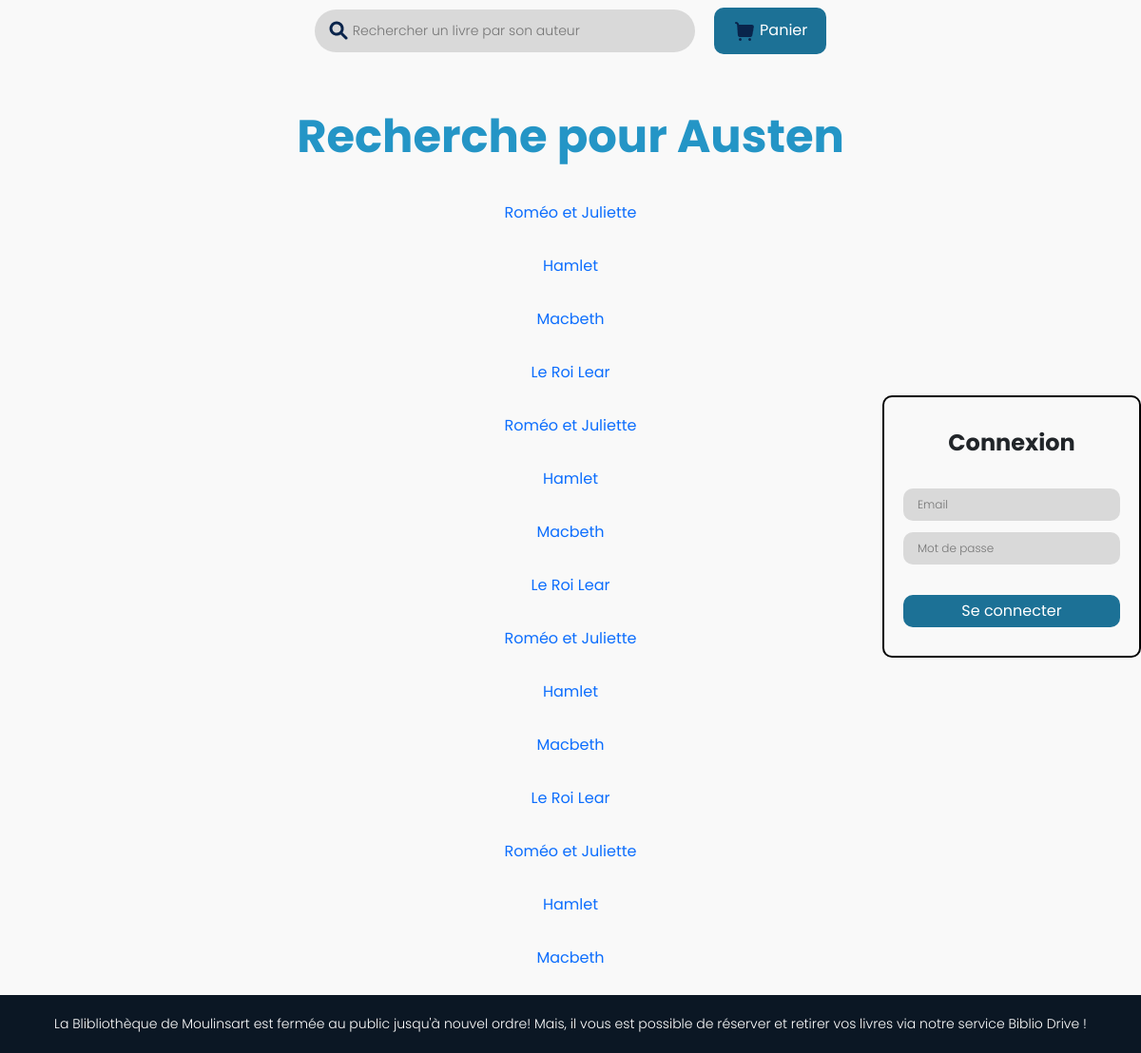
The page /src/lister_livres.php?auteur=Austen on the database its author committed.
### tables this page shows
CREATE TABLE `livre` (
  `nolivre` int(11) NOT NULL,
  `noauteur` int(11) NOT NULL,
  `titre` varchar(128) NOT NULL,
  `isbn13` char(13) NOT NULL,
  `anneeparution` int(11) NOT NULL,
  `resume` text NOT NULL,
  `dateajout` date DEFAULT NULL,
  `image` varchar(255) DEFAULT NULL
);

### src/lister_livres.php (the view, shortened to what this page needs)
<!DOCTYPE html>
<html lang="fr">
<head>
    <link href="https://cdn.jsdelivr.net/npm/bootstrap@5.3.2/dist/css/bootstrap.min.css" rel="stylesheet">
    <link rel="stylesheet" href="style.css">
</head>
<body>
    <header>
        <?php
            require("utilitaires/authentification.php");
        ?>
    </header>
    <h1 class="big-title">
        <?php
            if(isset($_GET["auteur"])) {
                $auteur = $_GET["auteur"];
                echo "Recherche pour " . $auteur;
            } else {
                echo "Aucun auteur renseigné.";
            }
        ?>
    </h1>
    <div class="resultat-recherche">
        <?php
            $req = $connexion->prepare("
                SELECT nolivre,titre FROM livre
                INNER JOIN auteur ON livre.noauteur = livre.noauteur
                WHERE nom = :auteur;
            ");
            $req->bindValue(":auteur", $auteur);
            $req->setFetchMode(PDO::FETCH_OBJ);
            $req->execute();
            if($req->rowCount() == 0) {
                echo "<p>Aucun Résultat.</p>";
            } else {
                while($livre = $req->fetch()) {
                    echo '<p><a href="detail.php?livre='.$livre->nolivre.'">'.$livre->titre.'</a><p>';
                }
            }
        ?>
    </div>
    <footer>
    </footer>
</body>
</html>

### src/style.css (style rules this page uses)
:root { --button-color: #1C7196; }
a { text-decoration: none; }
* { padding: 0; margin: 0; box-sizing: border-box; }
body { font-family: 'Poppins', sans-serif; background-color: #F9F9F9; min-height: 100vh; }
footer { position: fixed; bottom: 0; text-align: center; padding: 20px; width: 100%; background-color: #0B1724; color: white; }
footer p { margin-bottom: 0 !important; font-size: 14px; font-weight: 300; }
.nosubmit { border: none; width: 100%; border-radius: 50px; padding: 12px 4px 12px 40px; background-color: #D9D9D9; background-image: url("images/icon/search_2_fill.png"); background-position: 13px center; background-repeat: no-repeat; font-weight: 300; font-size: 14px; }
.panier { margin-left: 20px; padding: 12px 20px; border: none; background-color: var(--button-color); border-radius: 10px; color: white; transition: 150ms ease; }
.big-title { font-size: 48px; color: #2495C6; text-align: center; font-weight: bold; margin-top: 50px; margin-bottom: 40px; }
.resultat-recherche { display: flex; justify-content: center; align-items: center; flex-direction: column }

### rows shown on the page
livre: titre "Roméo et Juliette"
livre: titre "Hamlet"
livre: titre "Macbeth"
livre: titre "Le Roi Lear"

### other values the page prints
$auteur "Austen"
